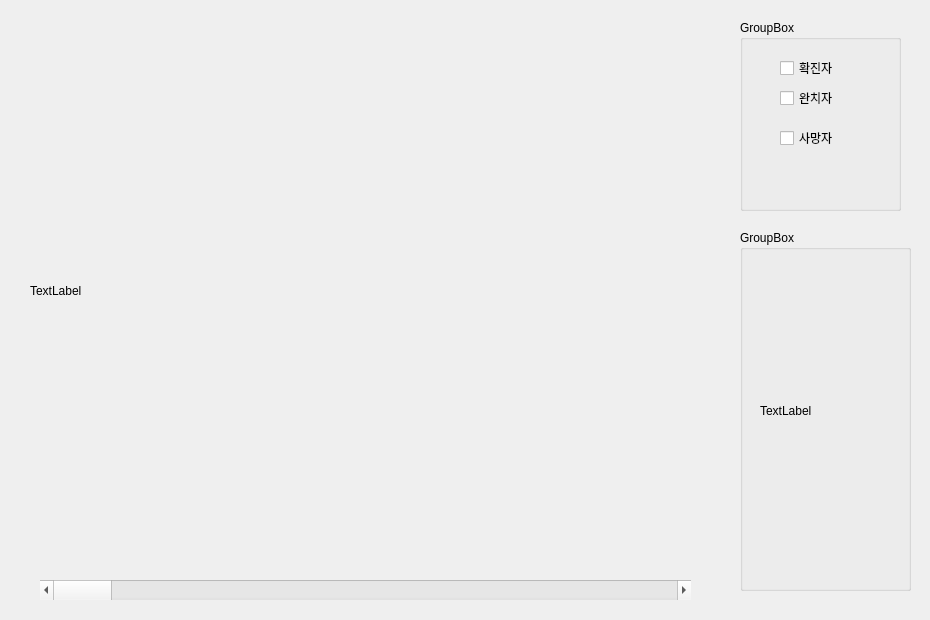
<?xml version="1.0" encoding="UTF-8"?>
<ui version="4.0">
 <class>Form</class>
 <widget class="QWidget" name="Form">
  <property name="geometry">
   <rect>
    <x>0</x>
    <y>0</y>
    <width>930</width>
    <height>620</height>
   </rect>
  </property>
  <property name="windowTitle">
   <string>Form</string>
  </property>
  <widget class="QScrollBar" name="horizontalScrollBar">
   <property name="geometry">
    <rect>
     <x>40</x>
     <y>580</y>
     <width>651</width>
     <height>20</height>
    </rect>
   </property>
   <property name="orientation">
    <enum>Qt::Horizontal</enum>
   </property>
  </widget>
  <widget class="QGroupBox" name="groupBox">
   <property name="geometry">
    <rect>
     <x>740</x>
     <y>20</y>
     <width>161</width>
     <height>191</height>
    </rect>
   </property>
   <property name="title">
    <string>GroupBox</string>
   </property>
   <widget class="QCheckBox" name="checkBox">
    <property name="geometry">
     <rect>
      <x>40</x>
      <y>40</y>
      <width>81</width>
      <height>16</height>
     </rect>
    </property>
    <property name="text">
     <string>확진자</string>
    </property>
   </widget>
   <widget class="QCheckBox" name="checkBox_2">
    <property name="geometry">
     <rect>
      <x>40</x>
      <y>70</y>
      <width>81</width>
      <height>16</height>
     </rect>
    </property>
    <property name="text">
     <string>완치자</string>
    </property>
   </widget>
   <widget class="QCheckBox" name="checkBox_3">
    <property name="geometry">
     <rect>
      <x>40</x>
      <y>110</y>
      <width>81</width>
      <height>16</height>
     </rect>
    </property>
    <property name="text">
     <string>사망자</string>
    </property>
   </widget>
  </widget>
  <widget class="QGroupBox" name="groupBox_2">
   <property name="geometry">
    <rect>
     <x>740</x>
     <y>230</y>
     <width>171</width>
     <height>361</height>
    </rect>
   </property>
   <property name="title">
    <string>GroupBox</string>
   </property>
   <widget class="QLabel" name="label">
    <property name="geometry">
     <rect>
      <x>20</x>
      <y>30</y>
      <width>131</width>
      <height>301</height>
     </rect>
    </property>
    <property name="text">
     <string>TextLabel</string>
    </property>
   </widget>
  </widget>
  <widget class="QLabel" name="label_2">
   <property name="geometry">
    <rect>
     <x>30</x>
     <y>30</y>
     <width>681</width>
     <height>521</height>
    </rect>
   </property>
   <property name="text">
    <string>TextLabel</string>
   </property>
  </widget>
 </widget>
 <resources/>
 <connections/>
</ui>
